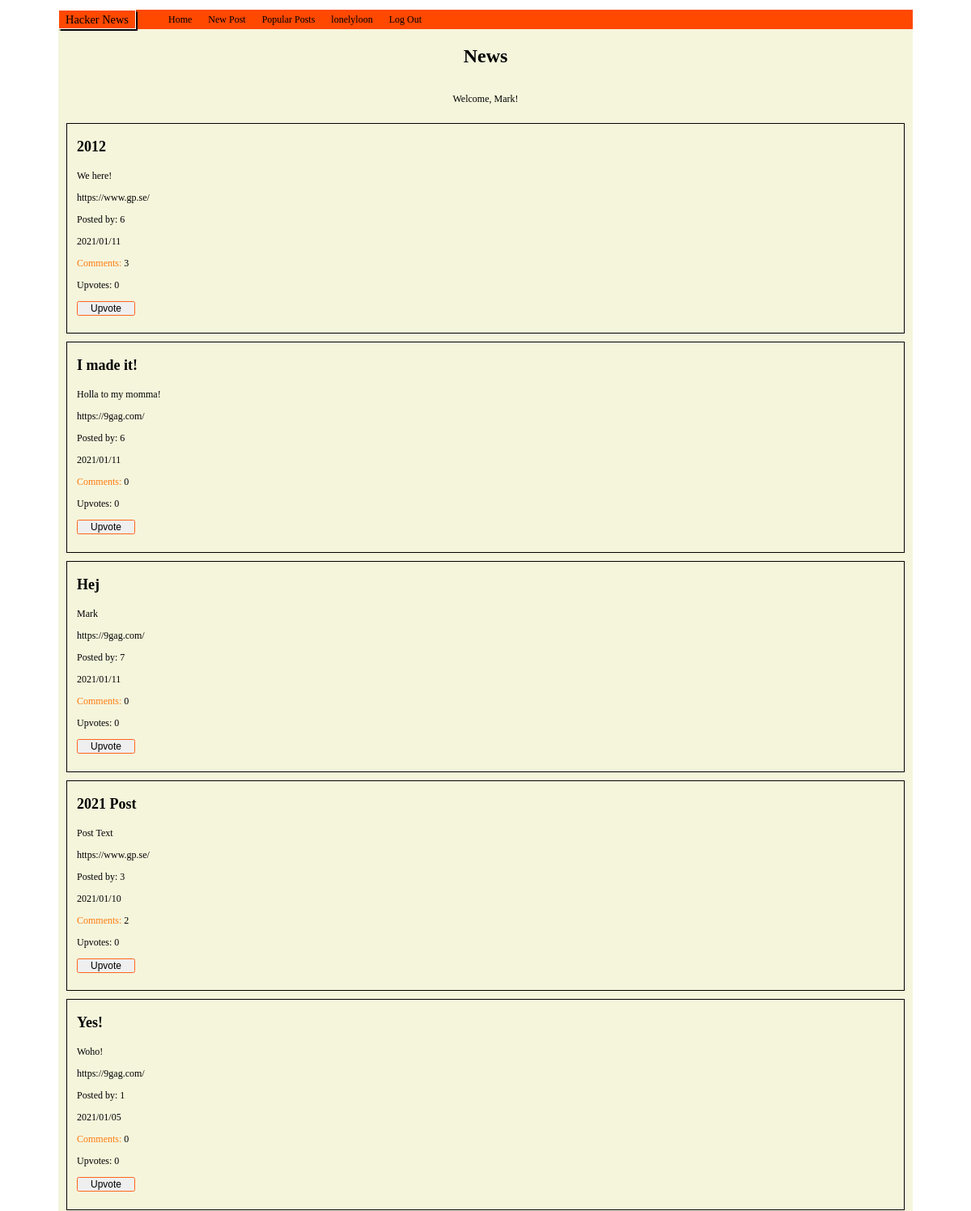
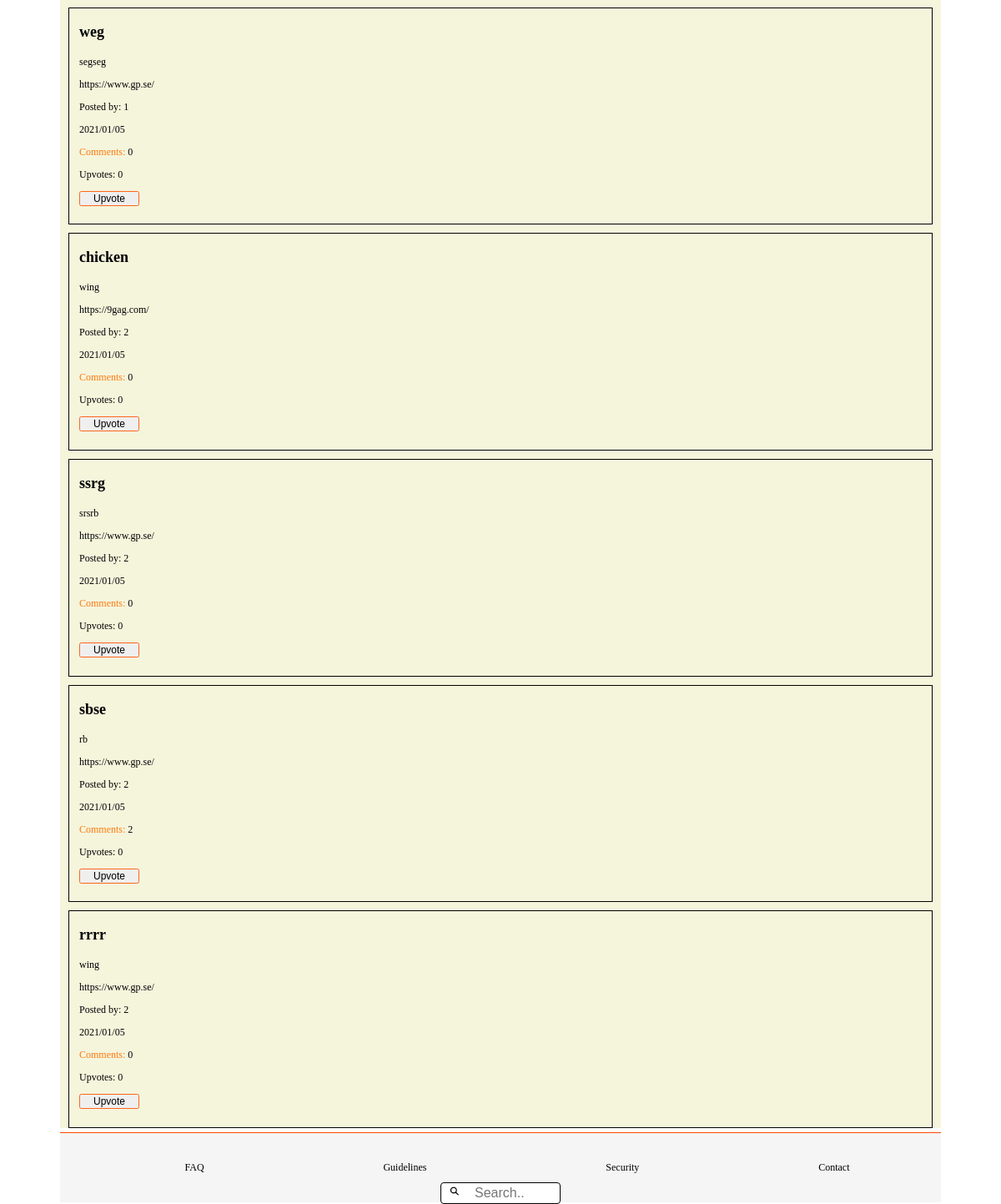
/index.php (signed in), run on the app's committed database (2 pictures, top to bottom).
### tables this page shows
CREATE TABLE Posts (
	id integer PRIMARY KEY AUTOINCREMENT,
	title string,
	description string,
	post_url varchar,
	post_date datetime,
	user_id varchar,
	user_username varchar
);

### web/config.php (called while the page is built, shortened)
<?php
return [
    'title' => 'News',
    'database_path' => sprintf('sqlite:%s/database/hackernews.db', __DIR__),
];

### web/autoload.php (called while the page is built, shortened)
<?php
$config = require __DIR__ . '/config.php';

### web/functions/postsFunction.php (called while the page is built, shortened)
<?php
function fetchAllPosts($pdo)
{
    $statement = $pdo->prepare("SELECT * FROM Posts ORDER BY Posts.post_date DESC");
    $statement->execute();
    $fetchPosts = $statement->fetchAll(PDO::FETCH_ASSOC);
    return $fetchPosts;
}

### web/functions/commentsFunction.php (called while the page is built, shortened)
<?php
function countComments($pdo, $postId)
{
    $statement = $pdo->prepare('SELECT COUNT(*) FROM Comments WHERE post_id = :postId');
    $statement->bindParam(':postId', $postId, PDO::PARAM_INT);
    $statement->execute();
    $comments = $statement->fetch(PDO::FETCH_ASSOC);
    return $comments['COUNT(*)'];
}

### web/functions/upvoteFunctions.php (called while the page is built, shortened)
<?php
function countUpvotes($pdo, $postId)
{
    $statement = $pdo->prepare('SELECT COUNT(*) FROM Likes WHERE post_id = :postId');
    $statement->bindParam(':postId', $postId, PDO::PARAM_INT);
    $statement->execute();
    $upvotes = $statement->fetch(PDO::FETCH_ASSOC);
    return $upvotes['COUNT(*)'];
}
function upvoteByUser($pdo, $postId, $userId)
{
    $statement = $pdo->prepare('SELECT * FROM Likes WHERE post_id = :postId AND user_id = :userId;');
    $statement->bindParam(':postId', $postId);
    $statement->bindParam(':userId', $userId);
    $statement->execute();
    $upvoteByUser = $statement->fetch(PDO::FETCH_ASSOC);
    return $upvoteByUser;
}

### index.php (the view, shortened to what this page needs)
<?php require __DIR__ . '/homepage/header.php'; ?>
<?php require __DIR__ . '/homepage/navbar.php'; ?>
<?php
if (isset($_SESSION['user'])) : ?>
    <section class="index_page">
        <div class="greeting_user_container">
            <h1 class="index_title"><?php echo $config['title']; ?></h1>
            <?php if (isset($_SESSION['user'])) : ?>
                <p> Welcome, <?php echo $_SESSION['user']['first_name']; ?>!</p>
            <?php endif; ?>
        </div>
        <?php $fetchPost = fetchAllPosts($pdo);
        foreach ($fetchPost as $post) : ?>
            <?php $postId = $post['id'];  ?>
            <?php $upvoteByUser = upvoteByUser($pdo, $postId, $_SESSION['user']['id']) ?>
            <?php $countComments = countComments($pdo, $postId); ?>
            <?php $countUpvotes = countUpvotes($pdo, $postId); ?>
            <div class="news_feed">
                <div>
                    <h3 class="index_post_title"> <?php echo $post['title']; ?> </h3>
                </div>
                <div>
                    <p> <?php echo $post['description']; ?> </p>
                </div>
                <div>
                    <a href="<?php echo $post['post_url'] ?> "> <?php echo $post['post_url']; ?> </a>
                </div>
                <div>
                    <p> Posted by: <?php echo $post['user_id']; ?> </p>
                </div>
                <div>
                    <p> <?php echo $post['post_date']; ?> </p>
                </div>
                <div class="upvotes_comments">
                    <a class="index_comments" href="comments.php?id= <?php echo $post['id']; ?> "> Comments: </a>
                    <?php echo $countComments; ?>
                    <p class="index_upvotes"> Upvotes:
                        <?php echo $countUpvotes; ?> </p>
                </div>
                <?php if ($upvoteByUser) : ?>
                    <button class="vote_button" type="submit">Downvote</button>
                <?php else : ?>
                    <button class="vote_button" type="submit">Upvote</button>
            </div>
        <?php endif; ?>
    <?php endforeach; ?>
    </section>
<?php else : ?>
    <h1>PLEASE SIGN IN TOO SEE POSTS</h1>
<?php endif; ?>
<?php require __DIR__ . '/homepage/footer.php'; ?>

### homepage/header.php (shortened to what this page needs)
<?php require __DIR__ . '/../web/autoload.php'; ?>
<!DOCTYPE html>
<html lang="en">
<head>
    <link rel="stylesheet" href="/CSS Assests/index.css">
    <link rel="stylesheet" href="/CSS Assests/navBar.css">
    <link rel="stylesheet" href="/CSS Assests/footer.css">
    <link rel="stylesheet" href="/css assests/profile.css">
    <link rel="stylesheet" href="/css assests/settings.css">
    <link rel="stylesheet" href="/css assests/signUp.css">
    <link rel="stylesheet" href="/css assests/postCreator.css">
    <link rel="stylesheet" href="/css assests/loginPage.css">
    <link rel="stylesheet" href="/css assests/comments.css">
</head>

### homepage/navbar.php (shortened to what this page needs)
<body>
    <div class="top_nav">
        <p class="page_title">Hacker News</p>
        <ul class="nav_bar">
            <li>
                <a <?php echo $_SERVER['SCRIPT_NAME'] === '/index.php' ? 'active' : ''; ?>" href="/index.php">Home</a>
            </li>
            <li>
                <a href="/postCreator.php"> New Post </a>
            </li>
            <li>
                <a <?php echo $_SERVER['SCRIPT_NAME'] === '/popularPosts.php' ? 'active' : ''; ?>" href="/popularPosts.php">Popular Posts</a>
            </li>
            <?php if (isset($_SESSION['user'])) : ?>
                <li>
                    <a href="/profile.php?username=<?php echo $_SESSION['user']['username']; ?>"> <?php echo $_SESSION['user']['username']; ?> </a>
                </li>
                <?php if (isset($_SESSION['user'])) : ?>
                    <li>
                        <a href="web/user/logout.php">Log Out</a>
                    </li>
                <?php endif; ?>
            <?php endif; ?>
        </ul>
    </div>

### homepage/footer.php
<footer class="endOfPage">
    <div class="footerListContainer">
        <ul class="footerList">
            <li> FAQ </li>
            <li> Guidelines </li>
            <li> Security </li>
            <li> Contact </li>
        </ul>
    </div>
    <div class="searchBar">
        <form class="searchBarMain">
            <input type="text" name="search" placeholder="Search..">
        </form>
    </div>
</footer>
</body>
</html>

### css assests/index.css (style rules this page uses)
* { box-sizing: border-box; font-size: 12px; }
body { height: 100vh; margin: 0; padding-top: 1rem; padding-left: 6rem; padding-right: 6rem; }
.index_page { background-color: beige; }
.greeting_user_container { display: flex; flex-direction: column; background-color: #ffffff; background-color: beige; justify-content: center; align-items: center; }
.news_feed { margin: 10px; margin-bottom: 5px; min-height: 15vh; border: solid 1px black; padding-bottom: 1.5rem; padding-left: 1rem; }
.index_title { font-size: 2rem; }
.index_comments { text-decoration: none; color: rgb(255, 122, 13); }
.vote_button { font-size: 1rem; height: 1.5rem; border: solid 1px rgb(255, 100, 28); border-radius: 0.2rem; margin-bottom: 0.3rem; margin-right: 0.3rem; width: 6rem; }
.index_post_title { font-size: 1.5rem; }

### css assests/navBar.css (style rules this page uses)
.top_nav { display: flex; align-items: center; flex-direction: row; width: 100%; background-color: rgb(255, 72, 0); height: 2rem; }
ul { display: flex; align-items: center; justify-content: space-between; gap: 20px; list-style: none; }
.page_title { display: flex; justify-content: center; align-items: center; font-size: 1.2rem; border: solid 1px white; box-shadow: 1px 1px 1px 0.5px black; height: 2rem; width: 8rem; }
a { text-decoration: none; color: black; }

### css assests/footer.css (style rules this page uses)
.endOfPage { height: 7rem; width: 100%; background-color: whitesmoke; border-top: 1px solid rgb(255, 72, 0); display: flex; align-items: center; justify-content: center; padding: 1rem; }
.searchBarMain input { width: 12rem; height: 1rem; box-sizing: border-box; border: 1px solid black; border-radius: 4px; font-size: 16px; background-color: white; background-image: url("/Assets/search-icon-png-5.png"); background-size: 1rem 1rem; background-position: 0.8rem 0.3rem; background-repeat: no-repeat; padding: 12px 20px 12px 40px; margin-top: 4rem; }
.searchBar { width: 77.5rem; height: 5rem; position: absolute; display: flex; justify-content: center; }
.footerListContainer { height: 100%; width: 100%; display: flex; justify-content: center; margin-top: 0.1rem; }
.footerList { width: 100%; display: flex; justify-content: space-around; flex-direction: row; }

### data on the page
posts: title "2012", description "We here!", post_url "https://www.gp.se/", user "6", post_date "2021/01/11", countComments "3", countUpvotes "0"
posts: title "I made it!", description "Holla to my momma!", post_url "https://9gag.com/", user "6", post_date "2021/01/11", countComments "0", countUpvotes "0"
posts: title "Hej", description "Mark", post_url "https://9gag.com/", user "7", post_date "2021/01/11", countComments "0", countUpvotes "0"
posts: title "2021 Post", description "Post Text", post_url "https://www.gp.se/", user "3", post_date "2021/01/10", countComments "2", countUpvotes "0"
posts: title "Yes!", description "Woho!", post_url "https://9gag.com/", user "1", post_date "2021/01/05", countComments "0", countUpvotes "0"
posts: title "weg", description "segseg", post_url "https://www.gp.se/", user "1", post_date "2021/01/05", countComments "0", countUpvotes "0"
posts: title "chicken", description "wing", post_url "https://9gag.com/", user "2", post_date "2021/01/05", countComments "0", countUpvotes "0"
posts: title "ssrg", description "srsrb", post_url "https://www.gp.se/", user "2", post_date "2021/01/05", countComments "0", countUpvotes "0"
posts: title "sbse", description "rb", post_url "https://www.gp.se/", user "2", post_date "2021/01/05", countComments "2", countUpvotes "0"
posts: title "rrrr", description "wing", post_url "https://www.gp.se/", user "2", post_date "2021/01/05", countComments "0", countUpvotes "0"

### other printed values
$_SESSION['user']['username'] "lonelyloon"
$config['title'] "News"
$_SESSION['user']['first_name'] "Mark"
